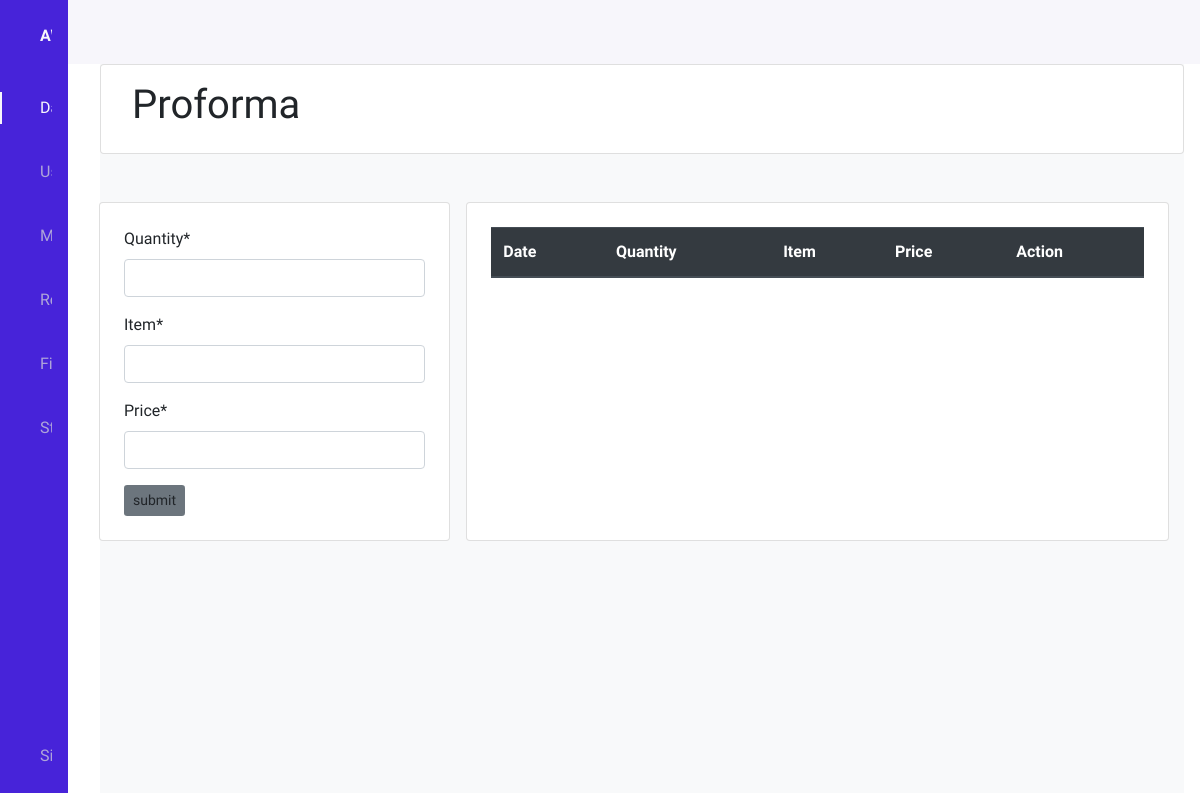
Before: /proforma_receipt/ with the older database file.
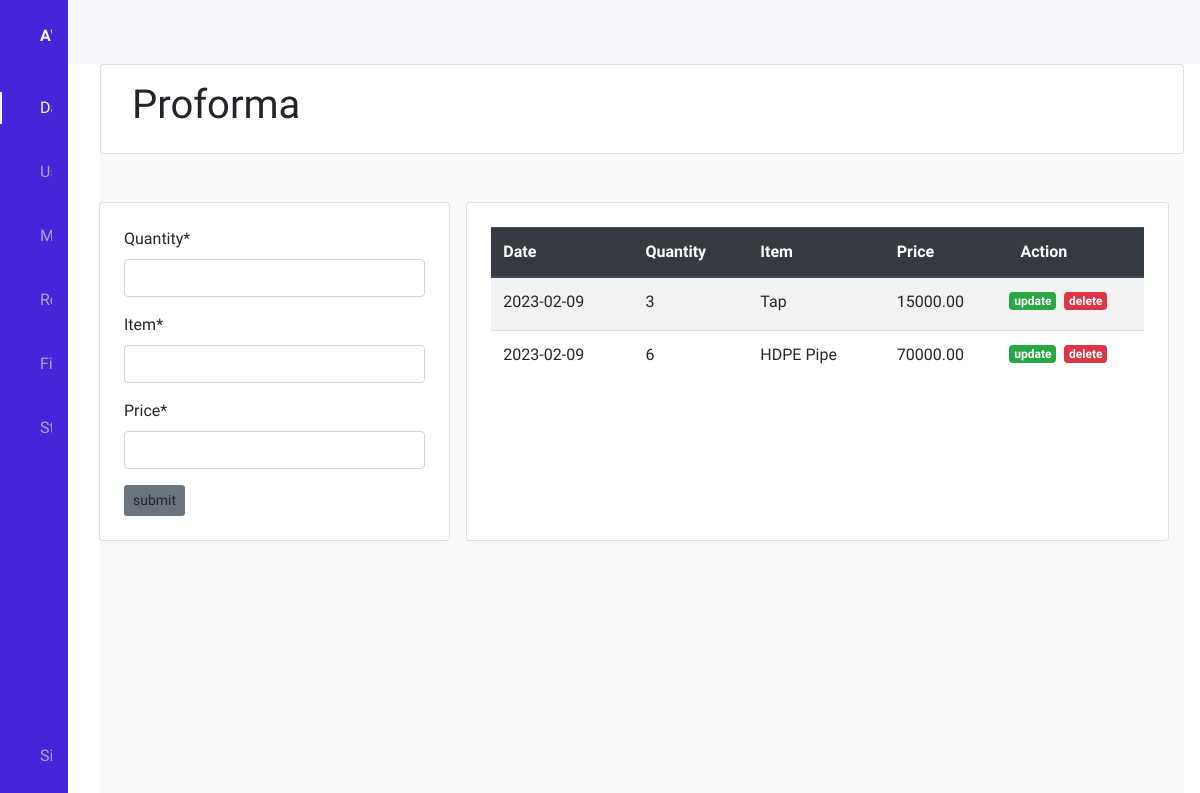
After: the same page with the newer database file.
### records/models.py (models this page shows, shortened)
class ProformaReceipt(models.Model):
    date = models.DateTimeField(auto_now_add=True)
    quantity = models.IntegerField()
    item = models.CharField(max_length=255)
    price = models.DecimalField(max_digits=10, decimal_places=2)

### records/views.py (the view)
# urls.py: path('proforma_receipt/', views.add_proforma, name='add_proforma'),
def add_proforma(request):
    form = ProformaReceiptForm
    prdts = ProformaReceipt.objects.order_by('-date')[:7]
    if request.method == 'POST':
        form = ProformaReceiptForm(request.POST)
        if form.is_valid():
            form.save()
    context = {'form':form, 'prdts':prdts}
    return render(request, 'records/add_proforma.html', context)

### records/templates/records/add_proforma.html (shortened to what this page needs)
<!DOCTYPE html>
{% extends 'base.html' %}
{% load crispy_forms_tags %}
    {% block header %}
    <div class="col card">
      <h1 class="p-3">Proforma</h1>
    </div>
    {% endblock header %}
    {% block content %}
    <div class="container py-5">
      <div class="d-flex justify-content-center">
        <div class="col-md-4 card p-4">
          <form method="POST" action="">
            {% csrf_token %} {{form|crispy}}
            <button class="btn btn-sm bg-secondary" type="submit">
              submit
            </button>
          </form>
        </div>
        <div class="col-md-8 card p-4 mx-3">
          <table class="table table-striped">
            <thead class="thead-dark">
              <tr>
                <th scope="col">Date</th>
                <th scope="col">Quantity</th>
                <th scope="col">Item</th>
                <th scope="col">Price</th>
                <th scope="col">Action</th>
              </tr>
            </thead>
            <tbody>
              {% for prdt in prdts %}
              <tr>
                <td>{{ prdt.date|date:"Y-m-d" }}</td>
                <td>{{ prdt.quantity }}</td>
                <td>{{ prdt.item }}</td>
                <td>{{ prdt.price }}</td>
                <td>
                  <div class="row">
                    <h6>
                      <a href="" class="badge badge-success mx-1"
                        >update</a
                      >
                    </h6>
                    <h6>
                      <a href="" class="badge badge-danger mx-1"
                        >delete</a
                      >
                    </h6>
                  </div>
                </td>
              </tr>
              {% endfor %}
            </tbody>
          </table>
        </div>
      </div>
    </div>
    {% endblock content %}

Changed rows visible on the page:
added ProformaReceipt: date "2023-02-09", quantity "3", item "Tap", price "15000.00"
added ProformaReceipt: date "2023-02-09", quantity "6", item "HDPE Pipe", price "70000.00"
